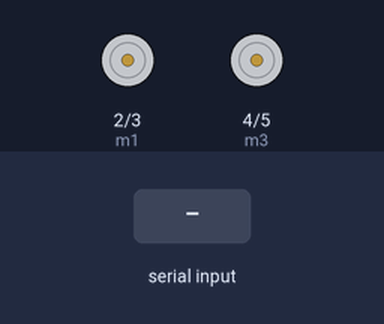
Simulated run of this sketch. Board: Arduino Uno, built with avr-gcc and run on an emulated ATmega328P. Parts: motor-driver pin pairs drawn as motors (green arrow = first pin HIGH = forward, orange = second pin HIGH = backward, longer = more drive). Inputs (shaded band) come from the test bench.

Above: at 1.2 s.
1.3 s: "forward" received over Serial
At 3.5 s:
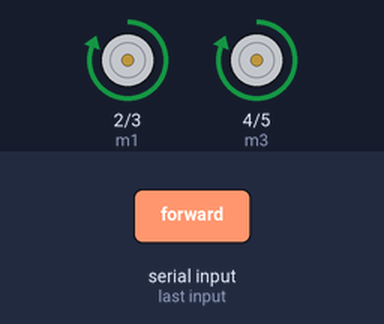
3.8 s: "backward" received over Serial
At 5.7 s:
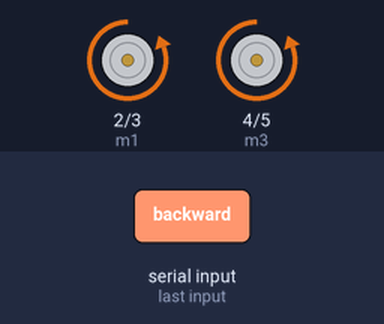
6.3 s: "left" received over Serial
At 8.5 s:
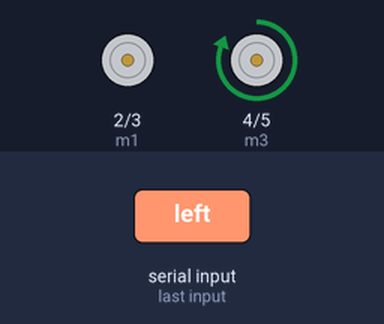
8.8 s: "right" received over Serial
At 10.6 s:
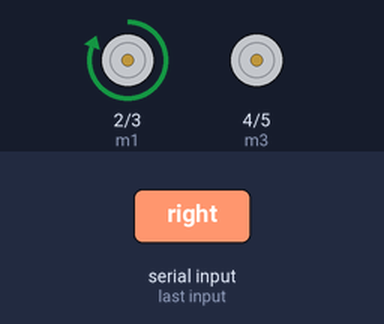
11.3 s: "stop" received over Serial
At 13.7 s:
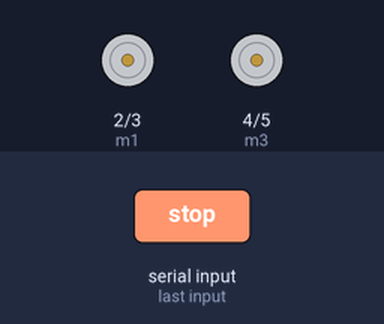
Timing chart, 0 to 14.8 s (numbered marks = the images above; inputs shaded):
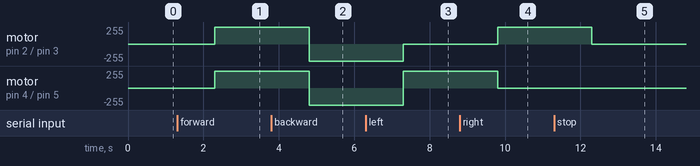

Measured:
- after the input at 1.3 s, motor on pin 2 (m1) / pin 3 (m2), motor on pin 4 (m3) / pin 5 (m4): stopped → forward 255/255 after 1.0 s
- after the input at 3.8 s, motor on pin 2 (m1) / pin 3 (m2), motor on pin 4 (m3) / pin 5 (m4): forward 255/255 → backward 255/255 after 1.0 s
- after the input at 6.3 s, motor on pin 2 (m1) / pin 3 (m2): backward 255/255 → stopped after 1.0 s; motor on pin 4 (m3) / pin 5 (m4): backward 255/255 → forward 255/255 after 1.0 s
- after the input at 8.8 s, motor on pin 2 (m1) / pin 3 (m2): stopped → forward 255/255 after 1.0 s; motor on pin 4 (m3) / pin 5 (m4): forward 255/255 → stopped after 1.0 s
- after the input at 11.3 s, motor on pin 2 (m1) / pin 3 (m2): forward 255/255 → stopped after 1.0 s

The sketch:

Voice_Control_Robot_Car_.ino
```cpp
//Defining the pins of L293D Motor
#define m1 2
#define m2 3
#define m3 4
#define m4 5
// Connecting reciever and transmitter part of bluetooth module o transmitter and reciever part of arduino
// Connecting Vss, Enable 1 and Enable2 with 5V
//Connecting Vs with 9V/12V battery
void setup() {
  // put your setup code here, to run once:
  pinMode(m1, OUTPUT);
  pinMode(m2, OUTPUT);
  pinMode(m3, OUTPUT);
  pinMode(m4, OUTPUT);
  Serial.begin(9600);
}

void loop() {
  // put your main code here, to run repeatedly:
  if(Serial.available()){ //Checing for the existence of Bluetooth module
    String voice = Serial.readString();
    if(voice == "forward"){
      digitalWrite(m1, HIGH);
      digitalWrite(m2, LOW);
      digitalWrite(m3, HIGH);
      digitalWrite(m4, LOW);
    }
    if(voice == "backward"){
      digitalWrite(m1, LOW);
      digitalWrite(m2, HIGH);
      digitalWrite(m3, LOW);
      digitalWrite(m4, HIGH);
    }
    if(voice == "left"){
      digitalWrite(m1, LOW);
      digitalWrite(m2, LOW);
      digitalWrite(m3, HIGH);
      digitalWrite(m4, LOW);
    }
    if(voice == "right"){
      digitalWrite(m1, HIGH);
      digitalWrite(m2, LOW);
      digitalWrite(m3, LOW);
      digitalWrite(m4, LOW);
    }
    if(voice == "stop"){
      digitalWrite(m1, LOW);
      digitalWrite(m2, LOW);
      digitalWrite(m3, LOW);
      digitalWrite(m4, LOW);
    }
  }
}
```
